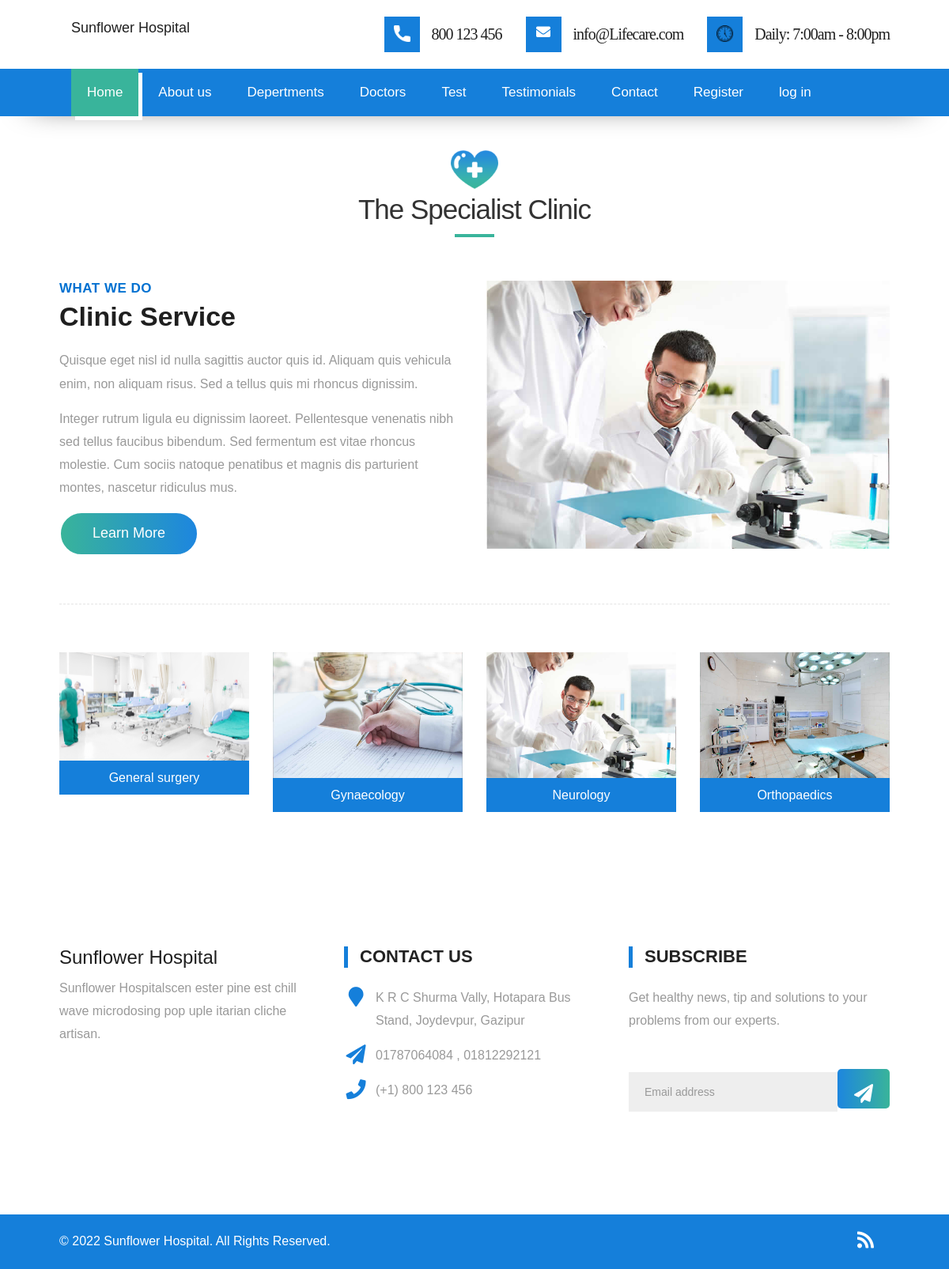
The page /about/ on the database its author committed.
### homeapp/models.py (models this page shows, shortened)
class Department(models.Model):
    name = models.CharField(max_length=200)
    image= models.ImageField(null=True,blank=True, default="avatar.svg")
    details=models.TextField()
    deptdoctor = models.ForeignKey(Doctor, on_delete=models.SET_NULL, null=True,related_name='doctor_name')

### homeapp/views.py (the view)
# urls.py: path('about/', views.about, name='aboutpage'),
def about(request):
    departments = Department.objects.all()[:4]
    return render(request,'homeapp/about.html',{'departments':departments})

### templates/homeapp/about.html (shortened to what this page needs)
{% extends 'base.html' %}
{% load static %}
{% block content %}
{% include 'homeapp/navbar.html' %}
<div id="about" class="section wow fadeIn header-margin">
    <div class="container">
       <div class="heading">
          <span class="icon-logo"><img src="{% static 'images/icon-logo.png' %}" alt="#"></span>
          <h2>The Specialist Clinic</h2>
       </div>
       <div class="row">
          <div class="col-md-6">
             <div class="message-box">
                <h4>What We Do</h4>
                <h2>Clinic Service</h2>
                <p class="lead">Quisque eget nisl id nulla sagittis auctor quis id. Aliquam quis vehicula enim, non aliquam risus. Sed a tellus quis mi rhoncus dignissim.</p>
                <p> Integer rutrum ligula eu dignissim laoreet. Pellentesque venenatis nibh sed tellus faucibus bibendum. Sed fermentum est vitae rhoncus molestie. Cum sociis natoque penatibus et magnis dis parturient montes, nascetur ridiculus mus.  </p>
                <a href="#services" data-scroll class="btn btn-light btn-radius btn-brd grd1 effect-1">Learn More</a>
             </div>
          </div>
          <div class="col-md-6">
             <div class="post-media wow fadeIn">
                <img src="{% static 'images/about_03.jpg' %}" alt="" class="img-responsive">
             </div>
          </div>
       </div>
       <hr class="hr1">
       <div class="row">
         {% for service in departments %}
         <div class="col-md-3 col-sm-6 col-xs-12">
            <a href="{% url 'homeapp:departmentdetails' service.pk %}" >
            <div class="service-widget">
               <div class="post-media wow fadeIn">
                  <img src="{{service.image.url}}" alt="" class="img-responsive">
               </div>
               <h3>{{service.name}}</h3>
            </div>
         </a>
         </div>
         {% endfor %}
       </div>
    </div>
 </div>
 {% include 'homeapp/footer.html' %}
{% endblock %}

### static/css/style.css (style rules this page uses)
body { color: #999; font-size: 15px; font-family: 'Source Sans Pro', sans-serif; line-height: 1.80857; }
a { color: #1f1f1f; text-decoration: none !important; outline: none !important; -webkit-transition: all .3s ease-in-out; -moz-transition: all .3s ease-in-out; -ms-transition: all .3s ease-in-out; -o-transition: all .3s ease-in-out; transition: all .3s ease-in-out; }
h1, h2, h3, h4, h5, h6 { letter-spacing: 0; font-weight: normal; position: relative; padding: 0 0 10px 0; font-weight: normal; line-height: 120% !important; color: #1f1f1f; margin: 0 }
h2 { font-size: 22px }
h3 { font-size: 18px }
h4 { font-size: 16px }
a { color: #1f1f1f; text-decoration: none; outline: none; }
a, .btn { text-decoration: none !important; outline: none !important; -webkit-transition: all .3s ease-in-out; -moz-transition: all .3s ease-in-out; -ms-transition: all .3s ease-in-out; -o-transition: all .3s ease-in-out; transition: all .3s ease-in-out; }
.lead { font-size: 18px; line-height: 30px; color: #767676; margin: 0; padding: 0; }
.section { display: block; position: relative; overflow: hidden; padding: 120px 0; }
.effect-1 { display: inline-block; cursor: pointer; text-align: center; position: relative; text-decoration: none; z-index: 1; }
.effect-1:after { pointer-events: none; position: absolute; width: 100%; height: 100%; border-radius: 50%; content: ''; -webkit-box-sizing: content-box; -moz-box-sizing: content-box; box-sizing: content-box; }
.effect-1 { -webkit-transition: background 0.2s, color 0.2s; -moz-transition: background 0.2s, color 0.2s; transition: background 0.2s, color 0.2s; }
.effect-1:after { top: -7px; left: -7px; padding: 7px; box-shadow: 0 0 0 2px #2750ff; -webkit-transition: -webkit-transform 0.2s, opacity 0.2s; -webkit-transform: scale(.8); -moz-transition: -moz-transform 0.2s, opacity 0.2s; -moz-transform: scale(.8); -ms-transform: scale(.8); transition: transform 0.2s, opacity 0.2s; transform: scale(.8); opacity: 0; }
.effect-1:after { -webkit-transform: scale(1.2); -moz-transform: scale(1.2); -ms-transform: scale(1.2); transform: scale(1.2); }
.service-widget h3 { font-size: 21px; color: #ffffff; padding: 20px 0 12px; margin: 0; }
.message-box h4 { text-transform: uppercase; padding: 0; margin: 0 0 5px; font-weight: 600; letter-spacing: 0.5px; font-size: 15px; color: #999; }
.message-box h2 { font-size: 38px; font-weight: 300; padding: 0 0 10px; margin: 0; line-height: 62px; margin-top: 0; text-transform: none; }
.message-box p { margin-bottom: 20px; }
.message-box .lead { padding-top: 10px; font-size: 19px; font-style: italic; color: #999; padding-bottom: 0; }
.post-media { position: relative; }
.post-media img { width: 100%; }
hr.hr1 { position: relative; margin: 60px 0; border: 1px dashed #f2f3f5; }
.btn { border: 0 !important; }
.nav-pills, .effect-1:after, .nav-pills > li > a, .global-radius, .btn-brd { -webkit-border-radius: 100px; -moz-border-radius: 100px; border-radius: 100px; }
.btn-light { padding: 13px 40px; font-size: 18px; border: 2px solid #ffffff !important; color: #ffffff; background-color: transparent; }
.header-margin { margin-top: 80px; }
body { margin-top:20px; }

### static/css/colors.css (style rules this page uses)
.icon_wrap:hover, .nav-pills > li.active > a, .nav-pills > li.active > a:focus, .nav-pills > li.active > a:hover, .icon-wrapper:hover i, .grd1 { color: #ffffff; background: #db00ce; background: -moz-linear-gradient(left, #db00ce 0%, #2750ff 100%); background: -webkit-linear-gradient(left, #db00ce 0%, #2750ff 100%); background: linear-gradient(to right, #db00ce 0%, #2750ff 100%); filter: progid: DXImageTransform.Microsoft.gradient( startColorstr='#db00ce', endColorstr='#2750ff', GradientType=1); }

### static/css/responsive.css (style rules this page uses)
@media (max-width: 1200px) { .container { width: 90%; } }

### static/css/detail.css (style rules this page uses)
img { max-width: 100%; }
img { vertical-align: middle; border-style: none; }

### rows shown on the page
Department: image (picture), name "General surgery"
Department: image (picture), name "Gynaecology"
Department: image (picture), name "Neurology"
Department: image (picture), name "Orthopaedics"
